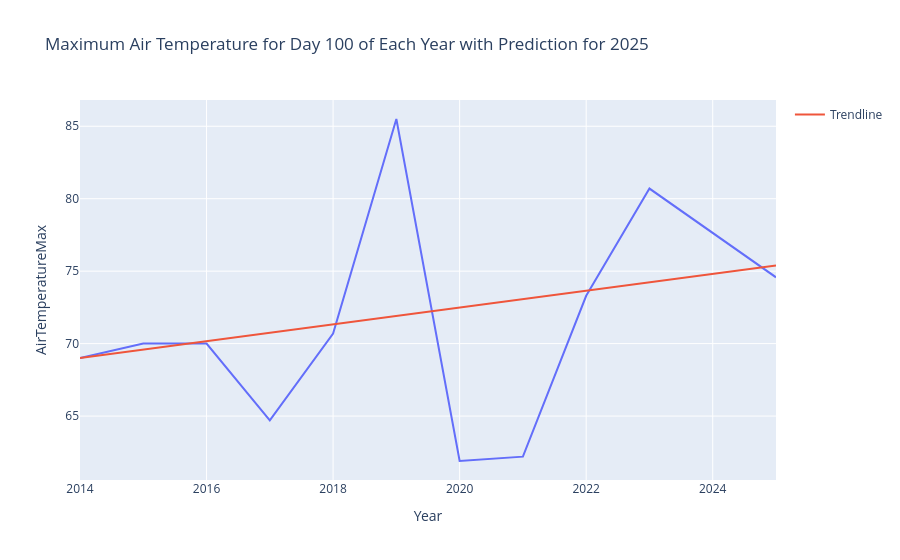

The code cell stored with this chart in its notebook:
### Markdown cell above
Now we can use that model to predict the temperature on that day using the slope of the linear trendline!

### Code cell
# Plot results for day 100 using the predicted value for 2025 and show the trendline using the slope
day_100_df = combined_df[combined_df["Timestamp"] == 100]
# Add the predicted value for 2025 to the DataFrame using concat
predicted_2025 = pd.DataFrame({"Year": [2025], "AirTemperatureMax": [results[100]]})
day_100_df = pd.concat([day_100_df, predicted_2025], ignore_index=True)
fig = px.line(day_100_df, x="Year", y="AirTemperatureMax", title="Maximum Air Temperature for Day 100 of Each Year with Prediction for 2025")
# Add a trendline using the slope from the linear regression as slope_100
slope = slope_100
intercept = day_100_df["AirTemperatureMax"].iloc[0] - slope * day_100_df["Year"].iloc[0]
trendline = slope * day_100_df["Year"] + intercept
fig.add_scatter(x=day_100_df["Year"], y=trendline, mode='lines', name='Trendline')
fig.show()

### Figure 1 — Plotly figure (JSON) as saved in the notebook; plotly's stock layout.template omitted (floating-point values rounded to 4 significant figures)
{"data": [{"hovertemplate": "Year=%{x}<br>AirTemperatureMax=%{y}<extra></extra>", "legendgroup": "", "line": {"color": "#636efa", "dash": "solid"}, "marker": {"symbol": "circle"}, "mode": "lines", "name": "", "orientation": "v", "showlegend": false, "type": "scatter", "x": [2014, 2015, 2016, 2017, 2018, 2019, 2020, 2021, 2022, 2023, 2025], "xaxis": "x", "y": [69.0, 70.0, 70.0, 64.7, 70.7, 85.5, 61.9, 62.2, 73.3, 80.7, 74.57], "yaxis": "y"}, {"mode": "lines", "name": "Trendline", "type": "scatter", "x": [2014, 2015, 2016, 2017, 2018, 2019, 2020, 2021, 2022, 2023, 2025], "y": [69.0, 69.58, 70.16, 70.74, 71.32, 71.9, 72.48, 73.06, 73.64, 74.23, 75.39]}], "layout": {"legend": {"tracegroupgap": 0}, "title": {"text": "Maximum Air Temperature for Day 100 of Each Year with Prediction for 2025"}, "xaxis": {"anchor": "y", "domain": [0, 1], "title": {"text": "Year"}}, "yaxis": {"anchor": "x", "domain": [0, 1], "title": {"text": "AirTemperatureMax"}}}}
